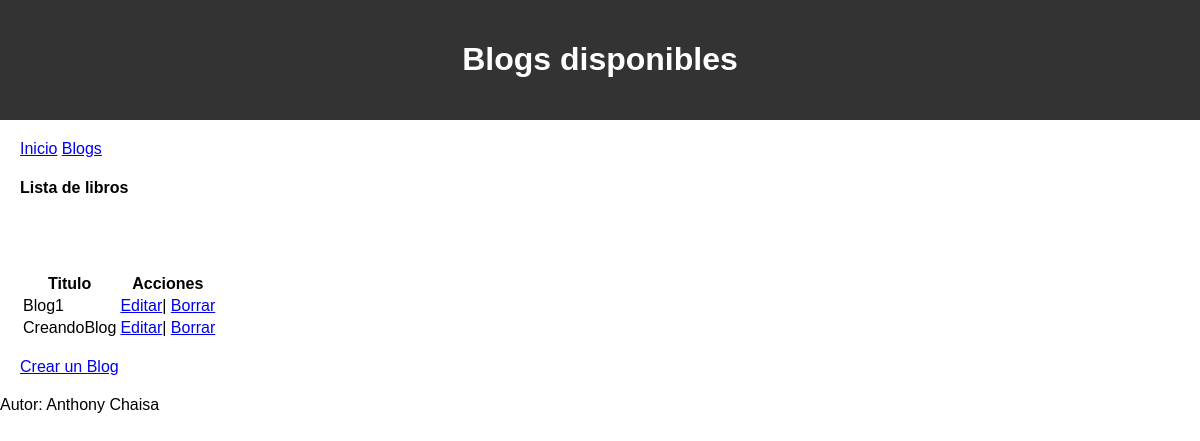
The page /blogs/ on the database as committed earlier.
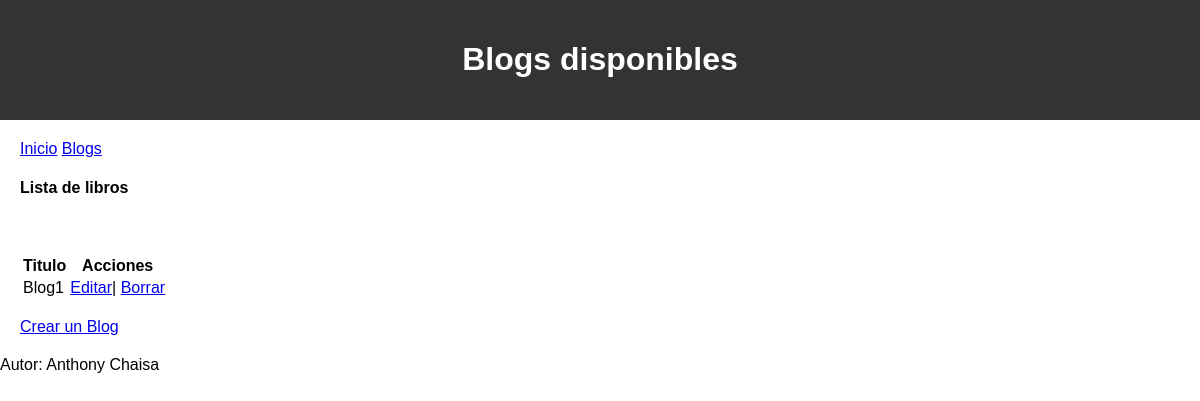
The same page on the database as committed later.
### Blogs/models.py (models this page shows)
class Blogs(models.Model):
    titulo = models.CharField(max_length=100,verbose_name='Titulo')
    contenido = models.CharField(max_length=10000,verbose_name='Contenido')
    def __str__(self):
        return self.titulo

### Blogs/views.py (the view)
# urls.py: path('blogs/', views.blogView, name='Blogs'),
def blogView(request):
    losBlogs = Blogs.objects.all()
    print(losBlogs)
    return render(request,"blogs.html",{'losBlogs':losBlogs})

### templates/blogs.html (shortened to what this page needs)
{% extends "base.html" %}
{% block tituloh %} Blogs disponibles{% endblock %}
{% block content %}
    <h4> Lista de libros</h4>
    <table class="table">
        <thead>
            <tr>
                <th>Titulo</th>
                <th>Acciones</th>
            </tr>
        </thead>
        <tbody>
            {% for blog in losBlogs %}
            <tr>
                <td>{{ blog.titulo }}</td>
                <td><a href="{% url 'EditarBlog' blog.titulo %}">Editar</a>| <a href= "{% url 'eliminar' blog.titulo %}">Borrar</a></td><br>
            </tr>
            {% endfor %}
        </tbody><br>
    </table>
    <br><a href="{% url 'CrearBlog' %}">Crear un Blog</a>
{% endblock %}

### templates/base.html (shortened to what this page needs)
{% load static %}
<!DOCTYPE html>
<html lang="es">
<head>
    <link rel="stylesheet" type="text/css" href="{% static 'style.css' %}">
</head>
<body>
    <header>
        <h1>{% block tituloh %}  {% endblock %}</h1>
    </header>
    <main>
        <div class="navbar">
            <a class="active" href="{% url 'Pagina de inicio' %}">Inicio</a>
            <a class="active" href="{% url 'Blogs' %}">Blogs</a>
        </div>
        {% block content %}
        {% endblock %}
    </main>
    <footer>
        <p>Autor: Anthony Chaisa</p>
    </footer>
</body>
</html>
</html>

### static/style.css (style rules this page uses)
body { font-family: Arial, sans-serif; margin: 0; padding: 0; }
header { background-color: #333; color: #fff; padding: 20px; text-align: center; }
main { margin: 20px; }

Rows that differ between the two databases and show on the page:
removed Blogs: titulo "CreandoBlog"
